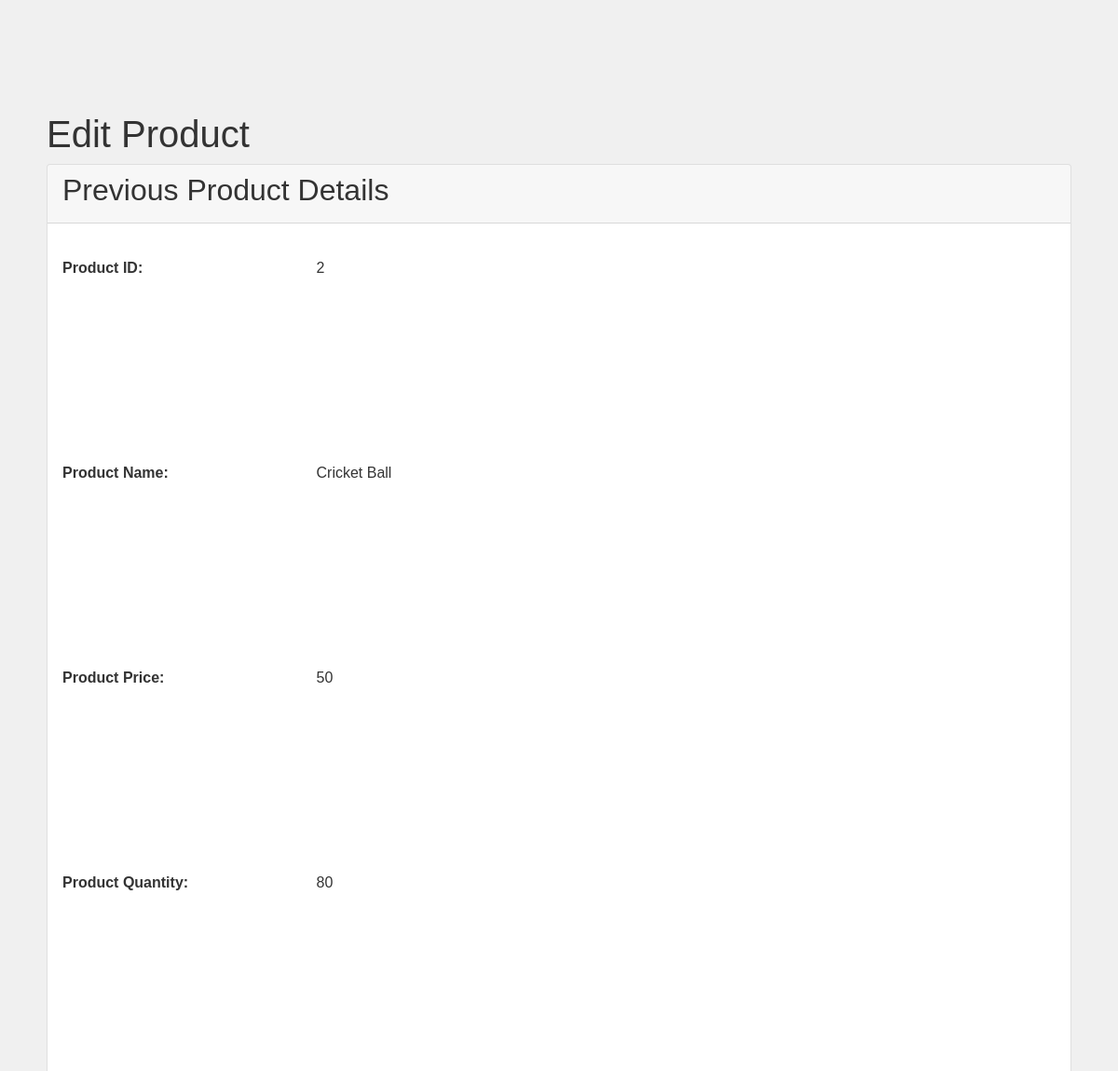
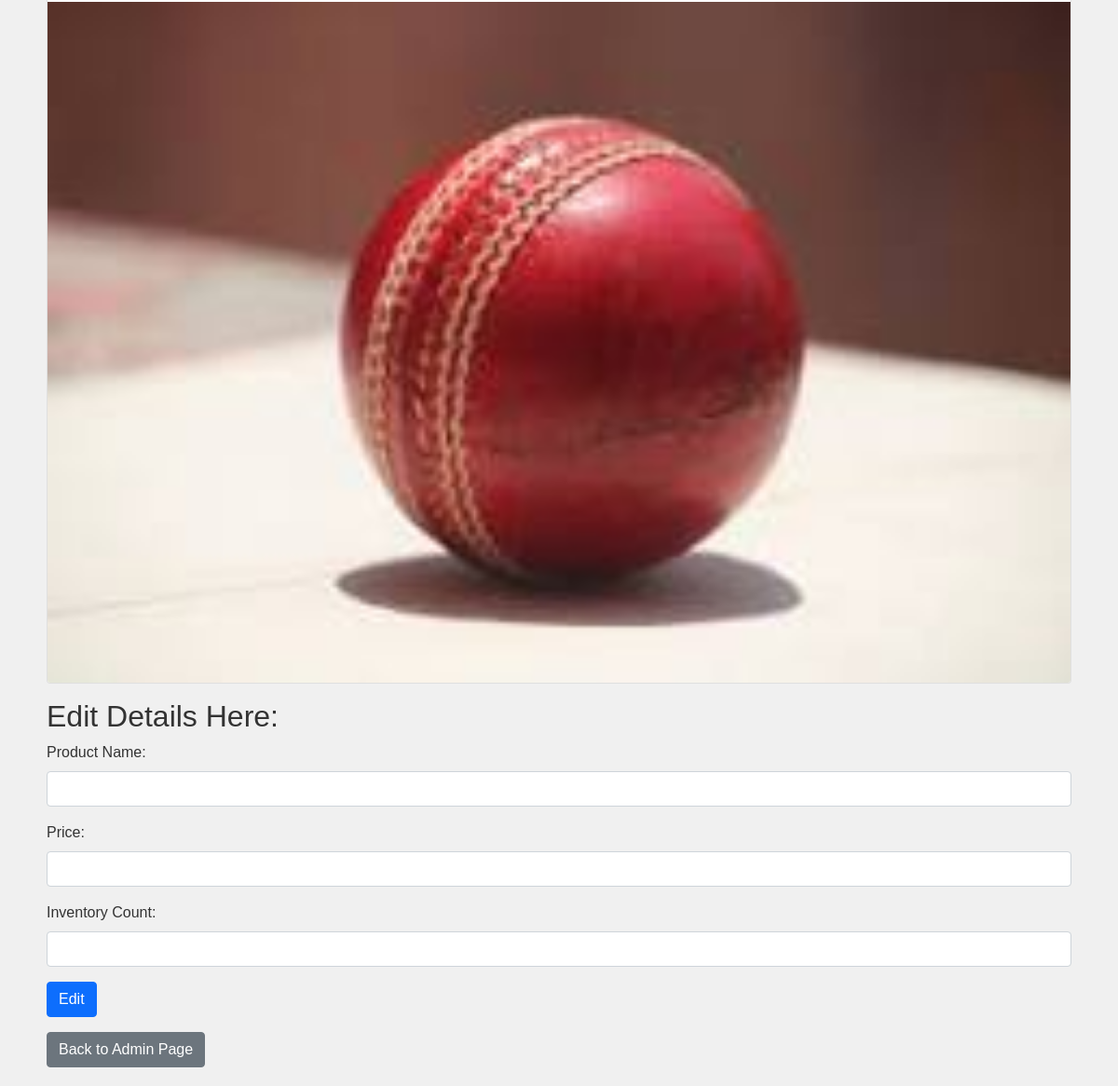
The page /admin/edit_product/2 on the database its author committed (2 pictures, top to bottom).
### models.py (models this page shows)
class Products(db.Model):
    product_id=db.Column(db.Integer,primary_key=True)
    product_name=db.Column(db.String(50),nullable=False)
    product_price=db.Column(db.Integer,nullable=False)
    inventory_count=db.Column(db.Integer,nullable=False)
    image_url=db.Column(db.String(100),nullable=False)
    category=db.Column(db.String(50),nullable=False)

### app.py (the view)
@app.route('/admin/edit_product/<int:id>',methods=['GET','POST'])
def edit_product(id):
    pro=Products.query.filter_by(product_id=id).first()
    products=Products.query.all()
    if request.method=='GET':
        return render_template('edit_product.html',product=pro)
    else:
        pro.product_name=request.form.get('name')
        pro.product_price=request.form.get('price')
        pro.inventory_count=request.form.get('quantity')
        db.session.commit()
        return render_template('admin_home.html',products=products,message=2)

### templates/edit_product.html (shortened to what this page needs)
<!DOCTYPE html>
<html lang="en">
<head>
    <link href="https://cdn.jsdelivr.net/npm/bootstrap@5.1.3/dist/css/bootstrap.min.css" rel="stylesheet">
    <link rel="stylesheet" href="{{ url_for('static', filename='style3.css') }}">
</head>
<body>
    <div class="container">
        <h1>Edit Product</h1>
        <div class="card mb-3">
            <div class="card-header">
                <h2>Previous Product Details</h2>
            </div>
            <div class="card-body">
                <div class="row">
                    <div class="col-md-3">
                        <strong>Product ID:</strong>
                    </div>
                    <div class="col-md-9">
                        {{ product.product_id }}
                    </div>
                </div>
                <div class="row">
                    <div class="col-md-3">
                        <strong>Product Name:</strong>
                    </div>
                    <div class="col-md-9">
                        {{ product.product_name }}
                    </div>
                </div>
                <div class="row">
                    <div class="col-md-3">
                        <strong>Product Price:</strong>
                    </div>
                    <div class="col-md-9">
                        {{ product.product_price }}
                    </div>
                </div>
                <div class="row">
                    <div class="col-md-3">
                        <strong>Product Quantity:</strong>
                    </div>
                    <div class="col-md-9">
                        {{ product.inventory_count }}
                    </div>
                </div>
            </div>
            <img src="{{ product.image_url }}" alt="Product Image" class="card-img-bottom">
        </div>
        <h2>Edit Details Here:</h2>
        <form action="/admin/edit_product/{{ product.product_id }}" method="post">
            <div class="mb-3">
                <label for="name" class="form-label">Product Name:</label>
                <input type="text" name="name" id="name" class="form-control">
            </div>
            <div class="mb-3">
                <label for="price" class="form-label">Price:</label>
                <input type="number" name="price" id="price" class="form-control">
            </div>
            <div class="mb-3">
                <label for="quantity" class="form-label">Inventory Count:</label>
                <input type="number" name="quantity" id="quantity" class="form-control">
            </div>
            <div class="mb-3">
                <input type="submit" value="Edit" class="btn btn-primary">
            </div>
        </form>
        <a href="/admin/home" class="btn btn-secondary">Back to Admin Page</a>
    </div>
</body>
</html>

### static/style3.css (style rules this page uses)
body { font-family: Arial, sans-serif; color: #333; background-color: #f0f0f0; }
.container { margin-top: 100px; height: 90%; padding: 20px; }
.container .row { margin-top: 20px; height: 200px; }

### rows shown on the page
Products: product_id "2", product_name "Cricket Ball", product_price "50", inventory_count "80", image_url (picture)
